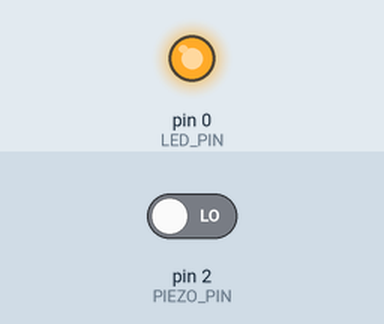
A sketch run on a simulated Arduino Uno, built with avr-gcc and run on an emulated ATmega328P. Parts: output pins drawn as LEDs (lit = HIGH). The inputs (shaded band) are chosen by the test bench; at power-on: pin 2 (PIEZO_PIN) LOW. Sleep ends after the set time or at an interrupt.

Above: at 1.2 s.
1.3 s: pin 2 (PIEZO_PIN) driven HIGH
At 2.6 s:
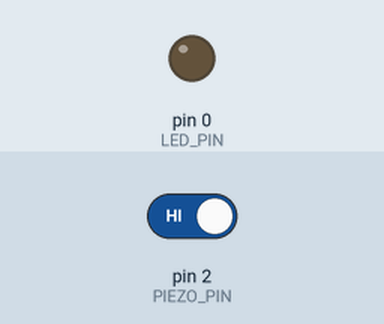
Timing chart, 0 to 4.3 s (numbered marks = the images above; inputs shaded):
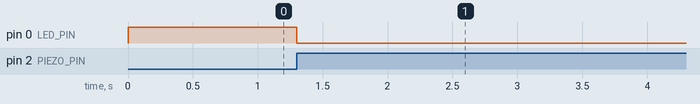

The sketch:

_04_wake_up_knock_with_sleep_ino.ino
```cpp
// INCOMPLETE

#include <avr/sleep.h>
#include <avr/power.h>

#define LED_PIN 0
#define PIEZO_PIN 2
#define PIEZO_INTERRUPT 0

const int knockFadeTime = 350;

byte piezoValue = 0;
int ledState = LOW;
int THRESHOLD = 100;

void setup() {
  pinMode(LED_PIN, OUTPUT);
  pinMode(PIEZO_PIN, INPUT);
}

/*
void loop() {
  piezoValue = analogRead(PIEZO_PIN);
  if (piezoValue >= THRESHOLD) {
    ledState = !ledState;
    digitalWrite(LED_PIN, ledState);
    knockDelay();
  }
}
*/

void loop() {
  ledState = !ledState;
  digitalWrite(LED_PIN, ledState);
  enterSleep();
}

void knockDelay(){
  int itterations = (knockFadeTime / 20);      // Wait for the peak to dissipate before listening to next one.
  for (int i=0; i < itterations; i++){
    delay(10);
    analogRead(PIEZO_PIN);                  // This is done in an attempt to defuse the analog sensor's capacitor that will give false readings on high impedance sensors.
    delay(10);
  }
}

void onInterrupt() {
  detachInterrupt(PIEZO_INTERRUPT);
}

void enterSleep(void)
{
  attachInterrupt(PIEZO_INTERRUPT, onInterrupt, RISING);
  delay(100);
  set_sleep_mode(SLEEP_MODE_PWR_DOWN);
  sleep_enable();
  sleep_mode();
  sleep_disable();
}
```

Measured:
- after the input at 1.3 s, pin 0 (LED_PIN): HIGH → LOW at once
